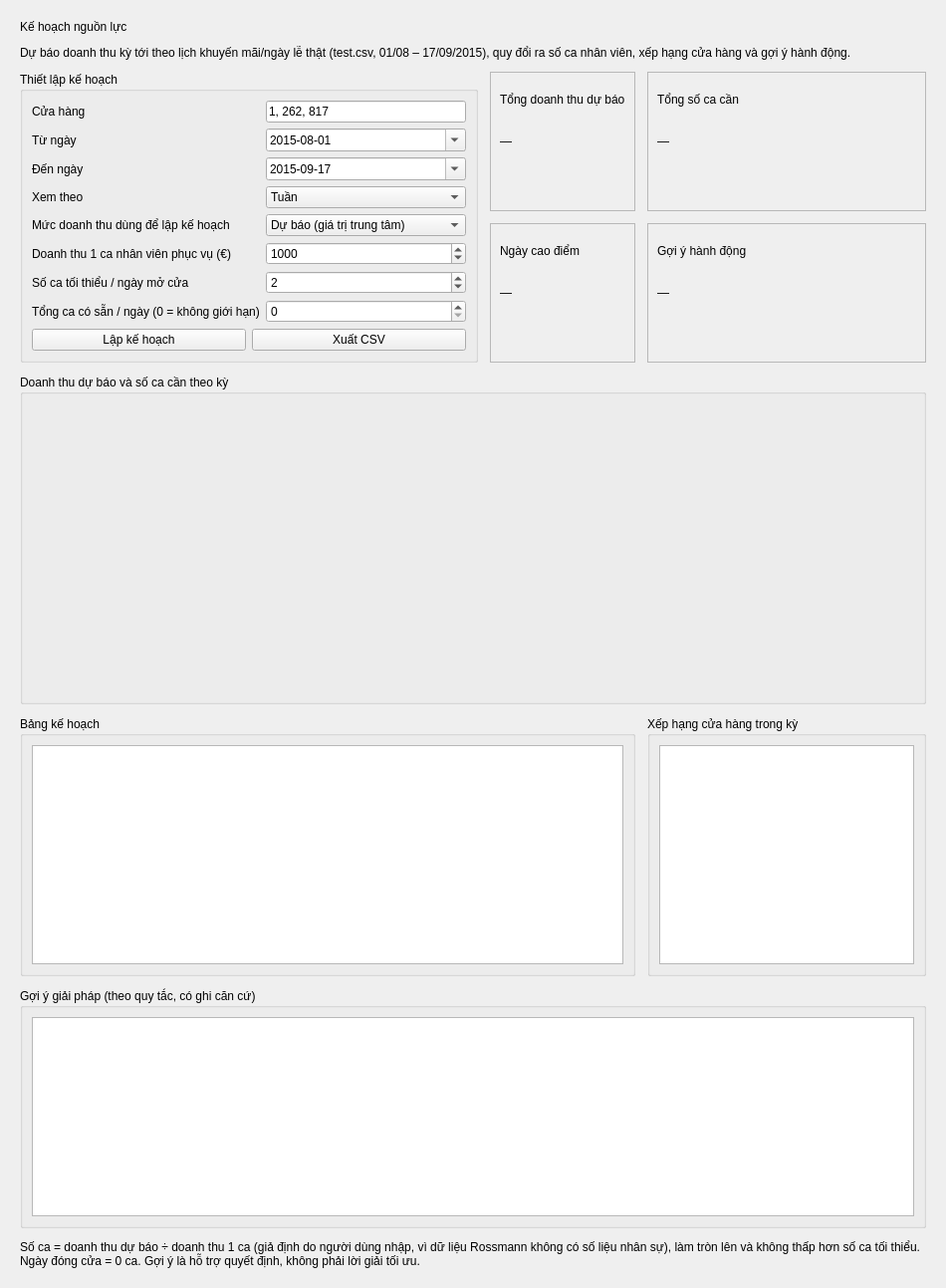
          <widget class="QWidget" name="scrollAreaContentsPlanning">
           <layout class="QGridLayout" name="gridLayoutPlanning">
            <property name="spacing">
             <number>12</number>
            </property>
            <property name="leftMargin">
             <number>20</number>
            </property>
            <property name="topMargin">
             <number>20</number>
            </property>
            <property name="rightMargin">
             <number>20</number>
            </property>
            <property name="bottomMargin">
             <number>20</number>
            </property>
            <item row="0" column="0" colspan="3">
             <layout class="QVBoxLayout" name="verticalLayoutPlanHeader">
              <item>
               <widget class="QLabel" name="labelPlanTitle">
                <property name="text">
                 <string>Kế hoạch nguồn lực</string>
                </property>
                <property name="class" stdset="0">
                 <string notr="true">pageTitle</string>
                </property>
               </widget>
              </item>
              <item>
               <widget class="QLabel" name="labelPlanSubtitle">
                <property name="text">
                 <string>Dự báo doanh thu kỳ tới theo lịch khuyến mãi/ngày lễ thật (test.csv, 01/08 – 17/09/2015), quy đổi ra số ca nhân viên, xếp hạng cửa hàng và gợi ý hành động.</string>
                </property>
                <property name="wordWrap">
                 <bool>true</bool>
                </property>
                <property name="class" stdset="0">
                 <string notr="true">pageSubtitle</string>
                </property>
               </widget>
              </item>
             </layout>
            </item>
            <item row="1" column="0" rowspan="2">
             <widget class="QGroupBox" name="groupBoxPlanSettings">
              <property name="title">
               <string>Thiết lập kế hoạch</string>
              </property>
              <layout class="QFormLayout" name="formLayoutPlan">
               <item row="0" column="0">
                <widget class="QLabel" name="labelPlan0">
                 <property name="text">
                  <string>Cửa hàng</string>
                 </property>
                </widget>
               </item>
               <item row="0" column="1">
                <widget class="QLineEdit" name="lineEditPlanStores">
                 <property name="text">
                  <string>1, 262, 817</string>
                 </property>
                 <property name="placeholderText">
                  <string>Ví dụ: 1, 262, 817</string>
                 </property>
                </widget>
               </item>
               <item row="1" column="0">
                <widget class="QLabel" name="labelPlan1">
                 <property name="text">
                  <string>Từ ngày</string>
                 </property>
                </widget>
               </item>
               <item row="1" column="1">
                <widget class="QDateEdit" name="dateEditPlanFrom">
                 <property name="calendarPopup">
                  <bool>true</bool>
                 </property>
                 <property name="displayFormat">
                  <string>yyyy-MM-dd</string>
                 </property>
                 <property name="date">
                  <date>
                   <year>2015</year>
                   <month>8</month>
                   <day>1</day>
                  </date>
                 </property>
                </widget>
               </item>
               <item row="2" column="0">
                <widget class="QLabel" name="labelPlan2">
                 <property name="text">
                  <string>Đến ngày</string>
                 </property>
                </widget>
               </item>
               <item row="2" column="1">
                <widget class="QDateEdit" name="dateEditPlanTo">
                 <property name="calendarPopup">
                  <bool>true</bool>
                 </property>
                 <property name="displayFormat">
                  <string>yyyy-MM-dd</string>
                 </property>
                 <property name="date">
                  <date>
                   <year>2015</year>
                   <month>9</month>
                   <day>17</day>
                  </date>
                 </property>
                </widget>
               </item>
               <item row="3" column="0">
                <widget class="QLabel" name="labelPlan3">
                 <property name="text">
                  <string>Xem theo</string>
                 </property>
                </widget>
               </item>
               <item row="3" column="1">
                <widget class="QComboBox" name="comboBoxPlanGranularity">
                 <property name="currentIndex">
                  <number>1</number>
                 </property>
                 <item>
                  <property name="text">
                   <string>Ngày</string>
                  </property>
                 </item>
                 <item>
                  <property name="text">
                   <string>Tuần</string>
                  </property>
                 </item>
                 <item>
                  <property name="text">
                   <string>Tháng</string>
                  </property>
                 </item>
                </widget>
               </item>
               <item row="4" column="0">
                <widget class="QLabel" name="labelPlan4">
                 <property name="text">
                  <string>Mức doanh thu dùng để lập kế hoạch</string>
                 </property>
                </widget>
               </item>
               <item row="4" column="1">
                <widget class="QComboBox" name="comboBoxPlanBasis">
                 <item>
                  <property name="text">
                   <string>Dự báo (giá trị trung tâm)</string>
                  </property>
                 </item>
                 <item>
                  <property name="text">
                   <string>Cận trên khoảng 80% (an toàn)</string>
                  </property>
                 </item>
                </widget>
               </item>
               <item row="5" column="0">
                <widget class="QLabel" name="labelPlan5">
                 <property name="text">
                  <string>Doanh thu 1 ca nhân viên phục vụ (€)</string>
                 </property>
                </widget>
               </item>
               <item row="5" column="1">
                <widget class="QSpinBox" name="spinBoxRevenuePerShift">
                 <property name="minimum">
                  <number>100</number>
                 </property>
                 <property name="maximum">
                  <number>20000</number>
                 </property>
                 <property name="singleStep">
                  <number>100</number>
                 </property>
                 <property name="value">
                  <number>1000</number>
                 </property>
                </widget>
               </item>
               <item row="6" column="0">
                <widget class="QLabel" name="labelPlan6">
                 <property name="text">
                  <string>Số ca tối thiểu / ngày mở cửa</string>
                 </property>
                </widget>
               </item>
               <item row="6" column="1">
                <widget class="QSpinBox" name="spinBoxMinShifts">
                 <property name="minimum">
                  <number>1</number>
                 </property>
                 <property name="maximum">
                  <number>20</number>
                 </property>
                 <property name="value">
                  <number>2</number>
                 </property>
                </widget>
               </item>
               <item row="7" column="0">
                <widget class="QLabel" name="labelPlan7">
                 <property name="text">
                  <string>Tổng ca có sẵn / ngày (0 = không giới hạn)</string>
                 </property>
                </widget>
               </item>
               <item row="7" column="1">
                <widget class="QSpinBox" name="spinBoxShiftBudget">
                 <property name="minimum">
                  <number>0</number>
                 </property>
                 <property name="maximum">
                  <number>10000</number>
                 </property>
                 <property name="value">
                  <number>0</number>
                 </property>
                </widget>
               </item>
               <item row="8" column="0" colspan="2">
                <layout class="QHBoxLayout" name="horizontalLayoutPlanButtons">
                 <item>
                  <widget class="QPushButton" name="pushButtonRunPlan">
                   <property name="text">
                    <string>Lập kế hoạch</string>
                   </property>
                   <property name="class" stdset="0">
                    <string notr="true">primary</string>
                   </property>
                  </widget>
                 </item>
                 <item>
                  <widget class="QPushButton" name="pushButtonExportPlan">
                   <property name="text">
                    <string>Xuất CSV</string>
                   </property>
                  </widget>
                 </item>
                </layout>
               </item>
              </layout>
             </widget>
            </item>
            <item row="1" column="1">
             <widget class="QFrame" name="framePlanTotal">
              <property name="frameShape">
               <enum>QFrame::Shape::StyledPanel</enum>
              </property>
              <property name="class" stdset="0">
               <string notr="true">kpi</string>
              </property>
              <layout class="QVBoxLayout" name="verticalLayoutPlanTotal">
               <item>
                <widget class="QLabel" name="labelPlanTotalTitle">
                 <property name="text">
                  <string>Tổng doanh thu dự báo</string>
                 </property>
                 <property name="class" stdset="0">
                  <string notr="true">kpiTitle</string>
                 </property>
                </widget>
               </item>
               <item>
                <widget class="QLabel" name="labelPlanTotalValue">
                 <property name="text">
                  <string>—</string>
                 </property>
                 <property name="class" stdset="0">
                  <string notr="true">kpiValue</string>
                 </property>
                </widget>
               </item>
               <item>
                <widget class="QLabel" name="labelPlanTotalNote">
                 <property name="text">
                  <string/>
                 </property>
                 <property name="wordWrap">
                  <bool>true</bool>
                 </property>
                 <property name="class" stdset="0">
                  <string notr="true">kpiNote</string>
                 </property>
                </widget>
               </item>
              </layout>
             </widget>
            </item>
            <item row="1" column="2">
             <widget class="QFrame" name="framePlanShifts">
              <property name="frameShape">
               <enum>QFrame::Shape::StyledPanel</enum>
              </property>
              <property name="class" stdset="0">
               <string notr="true">kpi</string>
              </property>
              <layout class="QVBoxLayout" name="verticalLayoutPlanShifts">
               <item>
                <widget class="QLabel" name="labelPlanShiftsTitle">
                 <property name="text">
                  <string>Tổng số ca cần</string>
                 </property>
                 <property name="class" stdset="0">
                  <string notr="true">kpiTitle</string>
                 </property>
                </widget>
               </item>
               <item>
                <widget class="QLabel" name="labelPlanShiftsValue">
                 <property name="text">
                  <string>—</string>
                 </property>
                 <property name="class" stdset="0">
                  <string notr="true">kpiValue</string>
                 </property>
                </widget>
               </item>
               <item>
                <widget class="QLabel" name="labelPlanShiftsNote">
                 <property name="text">
                  <string/>
                 </property>
                 <property name="wordWrap">
                  <bool>true</bool>
                 </property>
                 <property name="class" stdset="0">
                  <string notr="true">kpiNote</string>
                 </property>
                </widget>
               </item>
              </layout>
             </widget>
            </item>
            <item row="2" column="1">
             <widget class="QFrame" name="framePlanPeak">
              <property name="frameShape">
               <enum>QFrame::Shape::StyledPanel</enum>
              </property>
              <property name="class" stdset="0">
               <string notr="true">kpi</string>
              </property>
              <layout class="QVBoxLayout" name="verticalLayoutPlanPeak">
               <item>
                <widget class="QLabel" name="labelPlanPeakTitle">
                 <property name="text">
                  <string>Ngày cao điểm</string>
                 </property>
                 <property name="class" stdset="0">
                  <string notr="true">kpiTitle</string>
                 </property>
                </widget>
               </item>
               <item>
                <widget class="QLabel" name="labelPlanPeakValue">
                 <property name="text">
                  <string>—</string>
                 </property>
                 <property name="class" stdset="0">
                  <string notr="true">kpiValue</string>
                 </property>
                </widget>
               </item>
               <item>
                <widget class="QLabel" name="labelPlanPeakNote">
                 <property name="text">
                  <string/>
                 </property>
                 <property name="wordWrap">
                  <bool>true</bool>
                 </property>
                 <property name="class" stdset="0">
                  <string notr="true">kpiNote</string>
                 </property>
                </widget>
               </item>
              </layout>
             </widget>
            </item>
            <item row="2" column="2">
             <widget class="QFrame" name="framePlanSuggest">
              <property name="frameShape">
               <enum>QFrame::Shape::StyledPanel</enum>
              </property>
              <property name="class" stdset="0">
               <string notr="true">kpi</string>
              </property>
              <layout class="QVBoxLayout" name="verticalLayoutPlanSuggest">
               <item>
                <widget class="QLabel" name="labelPlanSuggestTitle">
                 <property name="text">
                  <string>Gợi ý hành động</string>
                 </property>
                 <property name="class" stdset="0">
                  <string notr="true">kpiTitle</string>
                 </property>
                </widget>
               </item>
               <item>
                <widget class="QLabel" name="labelPlanSuggestValue">
                 <property name="text">
                  <string>—</string>
                 </property>
                 <property name="class" stdset="0">
                  <string notr="true">kpiValue</string>
                 </property>
                </widget>
               </item>
               <item>
                <widget class="QLabel" name="labelPlanSuggestNote">
                 <property name="text">
                  <string/>
                 </property>
                 <property name="wordWrap">
                  <bool>true</bool>
                 </property>
                 <property name="class" stdset="0">
                  <string notr="true">kpiNote</string>
                 </property>
                </widget>
               </item>
              </layout>
             </widget>
            </item>
            <item row="3" column="0" colspan="3">
             <widget class="QGroupBox" name="groupBoxPlanChart">
              <property name="title">
               <string>Doanh thu dự báo và số ca cần theo kỳ</string>
              </property>
              <layout class="QVBoxLayout" name="verticalLayoutGroupPlanChart">
               <item>
                <widget class="QWidget" name="widgetPlanChart">
                 <property name="minimumSize">
                  <size>
                   <width>0</width>
                   <height>290</height>
                  </size>
                 </property>
                 <layout class="QVBoxLayout" name="verticalLayoutPlanChart">
                  <property name="leftMargin">
                   <number>0</number>
                  </property>
                  <property name="topMargin">
                   <number>0</number>
                  </property>
                  <property name="rightMargin">
                   <number>0</number>
                  </property>
                  <property name="bottomMargin">
                   <number>0</number>
                  </property>
                 </layout>
                </widget>
               </item>
              </layout>
             </widget>
            </item>
            <item row="4" column="0" colspan="2">
             <widget class="QGroupBox" name="groupBoxPlanTable">
              <property name="title">
               <string>Bảng kế hoạch</string>
              </property>
              <layout class="QVBoxLayout" name="verticalLayoutPlanTable">
               <item>
                <widget class="QTableWidget" name="tableWidgetPlan">
                 <property name="minimumSize">
                  <size>
                   <width>0</width>
                   <height>220</height>
                  </size>
                 </property>
                 <property name="alternatingRowColors">
                  <bool>true</bool>
                 </property>
                 <property name="editTriggers">
                  <set>QAbstractItemView::EditTrigger::NoEditTriggers</set>
                 </property>
                </widget>
               </item>
              </layout>
             </widget>
            </item>
            <item row="4" column="2">
             <widget class="QGroupBox" name="groupBoxPlanRanking">
              <property name="title">
               <string>Xếp hạng cửa hàng trong kỳ</string>
              </property>
              <layout class="QVBoxLayout" name="verticalLayoutPlanRanking">
               <item>
                <widget class="QTableWidget" name="tableWidgetPlanRanking">
                 <property name="minimumSize">
                  <size>
                   <width>0</width>
                   <height>220</height>
                  </size>
                 </property>
                 <property name="alternatingRowColors">
                  <bool>true</bool>
                 </property>
                 <property name="editTriggers">
                  <set>QAbstractItemView::EditTrigger::NoEditTriggers</set>
                 </property>
                </widget>
               </item>
              </layout>
             </widget>
            </item>
            <item row="5" column="0" colspan="3">
             <widget class="QGroupBox" name="groupBoxPlanSuggestions">
              <property name="title">
               <string>Gợi ý giải pháp (theo quy tắc, có ghi căn cứ)</string>
              </property>
              <layout class="QVBoxLayout" name="verticalLayoutPlanSuggestions">
               <item>
                <widget class="QTableWidget" name="tableWidgetSuggestions">
                 <property name="minimumSize">
                  <size>
                   <width>0</width>
                   <height>200</height>
                  </size>
                 </property>
                 <property name="alternatingRowColors">
                  <bool>true</bool>
                 </property>
                 <property name="editTriggers">
                  <set>QAbstractItemView::EditTrigger::NoEditTriggers</set>
                 </property>
                </widget>
               </item>
              </layout>
             </widget>
            </item>
            <item row="6" column="0" colspan="3">
             <widget class="QLabel" name="labelPlanNote">
              <property name="text">
               <string>Số ca = doanh thu dự báo ÷ doanh thu 1 ca (giả định do người dùng nhập, vì dữ liệu Rossmann không có số liệu nhân sự), làm tròn lên và không thấp hơn số ca tối thiểu. Ngày đóng cửa = 0 ca. Gợi ý là hỗ trợ quyết định, không phải lời giải tối ưu.</string>
              </property>
              <property name="wordWrap">
               <bool>true</bool>
              </property>
              <property name="class" stdset="0">
               <string notr="true">info</string>
              </property>
             </widget>
            </item>
           </layout>
          </widget>
